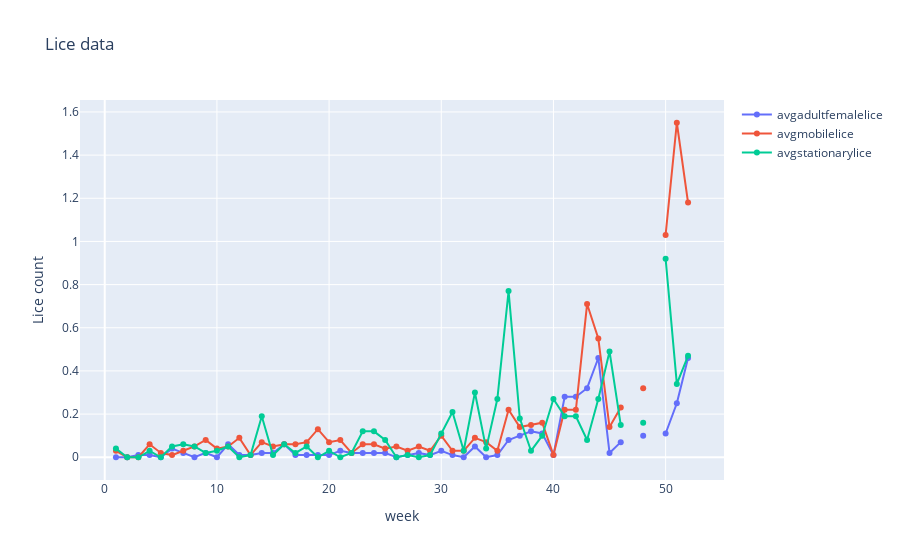

Write notebook code for a chart like this one.
### Code cell
cols = ['avgadultfemalelice', 'avgmobilelice', 'avgstationarylice']

# Create a plotly graph to plot the three columns in same plot. Use lineplot. Make it nice. Use lice_data

# Path: graph_nb.ipynb
import plotly.graph_objects as go
import plotly.express as px
import pandas as pd

fig = go.Figure()

for col in cols:
    fig.add_trace(go.Scatter(x=lice_data['week'], y=lice_data[col], name=col, mode = 'lines+markers'))

fig.update_layout(title='Lice data', xaxis_title='week', yaxis_title='Lice count')
fig.show()

### Figure 1 — Plotly figure (JSON) as saved in the notebook; plotly's stock layout.template omitted (floating-point values rounded to 4 significant figures)
{"data": [{"mode": "lines+markers", "name": "avgadultfemalelice", "type": "scatter", "x": [1, 2, 3, 4, 5, 6, 7, 8, 9, 10, 11, 12, 13, 14, 15, 16, 17, 18, 19, 20, 21, 22, 23, 24, 25, 26, 27, 28, 29, 30, 31, 32, 33, 34, 35, 36, 37, 38, 39, 40, 41, 42, 43, 44, 45, 46, 47, 48, 49, 50, 51, 52], "y": [0, 0, 0.01, 0.01, 0, 0.04, 0.02, 0, 0.02, 0, 0.06, 0.01, 0.01, 0.02, 0.02, 0.06, 0.01, 0.01, 0.01, 0.01, 0.03, 0.02, 0.02, 0.02, 0.02, 0, 0.01, 0.02, 0.01, 0.03, 0.01, 0, 0.05, 0, 0.01, 0.08, 0.1, 0.12, 0.11, 0.01, 0.28, 0.28, 0.32, 0.46, 0.02, 0.07, null, 0.1, null, 0.11, 0.25, 0.46]}, {"mode": "lines+markers", "name": "avgmobilelice", "type": "scatter", "x": [1, 2, 3, 4, 5, 6, 7, 8, 9, 10, 11, 12, 13, 14, 15, 16, 17, 18, 19, 20, 21, 22, 23, 24, 25, 26, 27, 28, 29, 30, 31, 32, 33, 34, 35, 36, 37, 38, 39, 40, 41, 42, 43, 44, 45, 46, 47, 48, 49, 50, 51, 52], "y": [0.03, 0, 0, 0.06, 0.02, 0.01, 0.03, 0.05, 0.08, 0.04, 0.05, 0.09, 0.01, 0.07, 0.05, 0.06, 0.06, 0.07, 0.13, 0.07, 0.08, 0.02, 0.06, 0.06, 0.04, 0.05, 0.03, 0.05, 0.03, 0.1, 0.03, 0.03, 0.09, 0.07, 0.03, 0.22, 0.14, 0.15, 0.16, 0.01, 0.22, 0.22, 0.71, 0.55, 0.14, 0.23, null, 0.32, null, 1.03, 1.55, 1.18]}, {"mode": "lines+markers", "name": "avgstationarylice", "type": "scatter", "x": [1, 2, 3, 4, 5, 6, 7, 8, 9, 10, 11, 12, 13, 14, 15, 16, 17, 18, 19, 20, 21, 22, 23, 24, 25, 26, 27, 28, 29, 30, 31, 32, 33, 34, 35, 36, 37, 38, 39, 40, 41, 42, 43, 44, 45, 46, 47, 48, 49, 50, 51, 52], "y": [0.04, 0, 0, 0.03, 0, 0.05, 0.06, 0.05, 0.02, 0.03, 0.05, 0, 0.01, 0.19, 0.01, 0.06, 0.02, 0.05, 0, 0.03, 0, 0.02, 0.12, 0.12, 0.08, 0, 0.01, 0, 0.01, 0.11, 0.21, 0.03, 0.3, 0.04, 0.27, 0.77, 0.18, 0.03, 0.1, 0.27, 0.19, 0.19, 0.08, 0.27, 0.49, 0.15, null, 0.16, null, 0.92, 0.34, 0.47]}], "layout": {"title": {"text": "Lice data"}, "xaxis": {"title": {"text": "week"}}, "yaxis": {"title": {"text": "Lice count"}}}}
